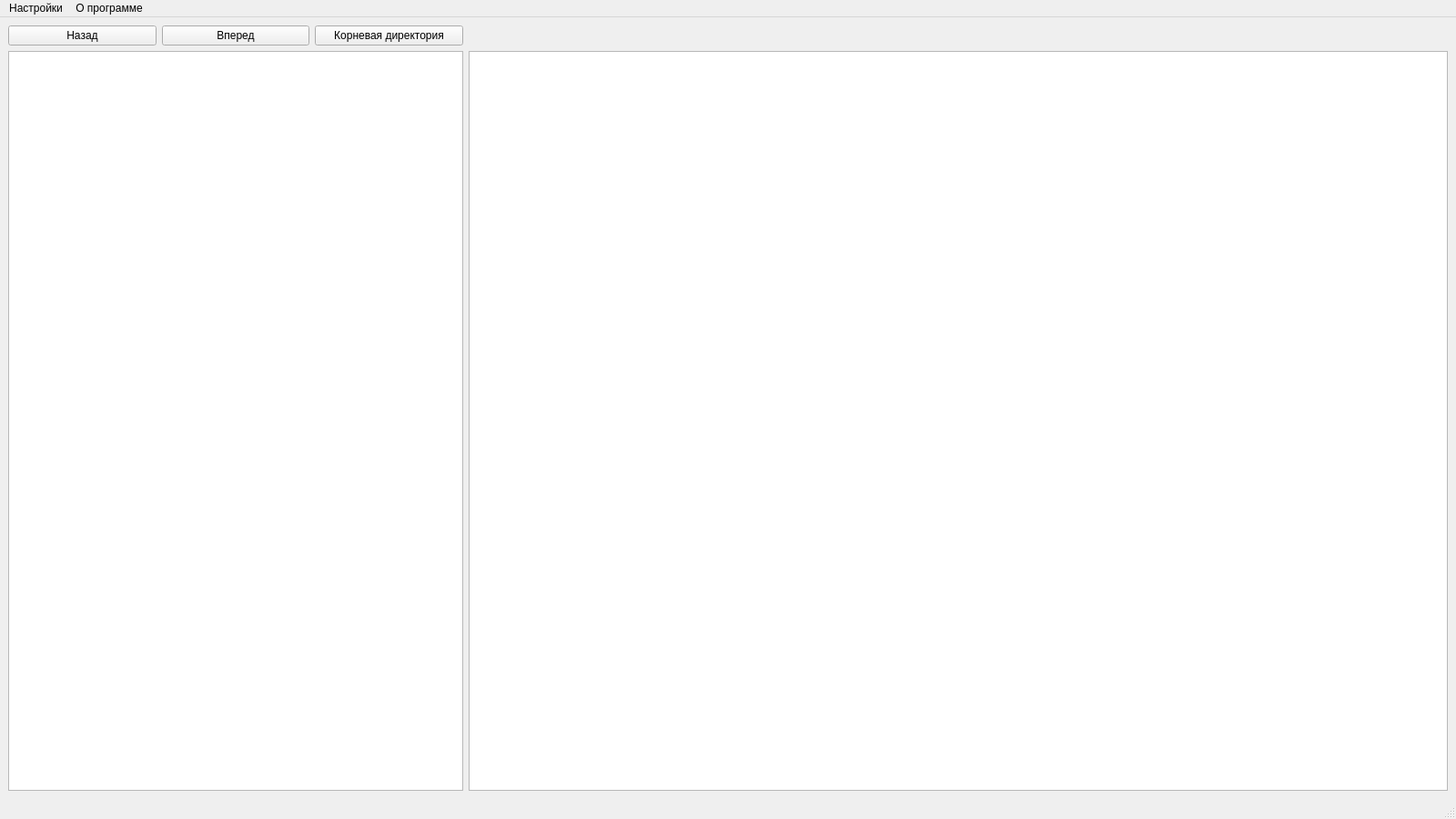
<?xml version="1.0" encoding="UTF-8"?>
<ui version="4.0">
 <class>MainWindow</class>
 <widget class="QMainWindow" name="MainWindow">
  <property name="geometry">
   <rect>
    <x>0</x>
    <y>0</y>
    <width>1600</width>
    <height>900</height>
   </rect>
  </property>
  <property name="windowTitle">
   <string>File Manager</string>
  </property>
  <property name="windowIcon">
   <iconset resource="logo.qrc">
    <normaloff>:/logo.ico</normaloff>:/logo.ico</iconset>
  </property>
  <property name="tabShape">
   <enum>QTabWidget::Rounded</enum>
  </property>
  <widget class="QWidget" name="centralwidget">
   <layout class="QGridLayout" name="gridLayout">
    <property name="horizontalSpacing">
     <number>6</number>
    </property>
    <item row="0" column="1">
     <layout class="QHBoxLayout" name="horizontalLayout">
      <item>
       <widget class="QPushButton" name="pushButton">
        <property name="text">
         <string>Назад</string>
        </property>
       </widget>
      </item>
      <item>
       <widget class="QPushButton" name="pushButton_2">
        <property name="text">
         <string>Вперед</string>
        </property>
        <property name="iconSize">
         <size>
          <width>16</width>
          <height>16</height>
         </size>
        </property>
       </widget>
      </item>
      <item>
       <widget class="QPushButton" name="pushButton_3">
        <property name="text">
         <string>Корневая директория</string>
        </property>
       </widget>
      </item>
     </layout>
    </item>
    <item row="2" column="3">
     <widget class="QListView" name="files">
      <property name="maximumSize">
       <size>
        <width>16777215</width>
        <height>16777215</height>
       </size>
      </property>
      <property name="contextMenuPolicy">
       <enum>Qt::CustomContextMenu</enum>
      </property>
      <property name="selectionMode">
       <enum>QAbstractItemView::ExtendedSelection</enum>
      </property>
     </widget>
    </item>
    <item row="2" column="1">
     <widget class="QTreeView" name="dirs">
      <property name="sizePolicy">
       <sizepolicy hsizetype="Expanding" vsizetype="Expanding">
        <horstretch>0</horstretch>
        <verstretch>0</verstretch>
       </sizepolicy>
      </property>
      <property name="maximumSize">
       <size>
        <width>500</width>
        <height>16777215</height>
       </size>
      </property>
     </widget>
    </item>
    <item row="0" column="3">
     <layout class="QHBoxLayout" name="horizontalLayout_4">
      <property name="spacing">
       <number>2</number>
      </property>
     </layout>
    </item>
   </layout>
  </widget>
  <widget class="QStatusBar" name="statusbar">
   <property name="maximumSize">
    <size>
     <width>16777215</width>
     <height>16777215</height>
    </size>
   </property>
  </widget>
  <widget class="QMenuBar" name="menubar">
   <property name="geometry">
    <rect>
     <x>0</x>
     <y>0</y>
     <width>1600</width>
     <height>17</height>
    </rect>
   </property>
   <widget class="QMenu" name="menuSettings">
    <property name="title">
     <string>Настройки</string>
    </property>
    <addaction name="actionDark_Mode"/>
    <addaction name="actionLight_Mode"/>
    <addaction name="action"/>
   </widget>
   <widget class="QMenu" name="menuFAQ">
    <property name="title">
     <string>О программе</string>
    </property>
    <addaction name="about_programm_action"/>
   </widget>
   <addaction name="menuSettings"/>
   <addaction name="menuFAQ"/>
  </widget>
  <action name="about_programm_action">
   <property name="text">
    <string>О программе</string>
   </property>
  </action>
  <action name="actionDark_Mode">
   <property name="text">
    <string>Тёмная тема</string>
   </property>
  </action>
  <action name="actionLight_Mode">
   <property name="text">
    <string>Светлая тема</string>
   </property>
  </action>
  <action name="action">
   <property name="text">
    <string>Фиолетовая тема</string>
   </property>
  </action>
 </widget>
 <resources>
  <include location="logo.qrc"/>
 </resources>
 <connections/>
</ui>
